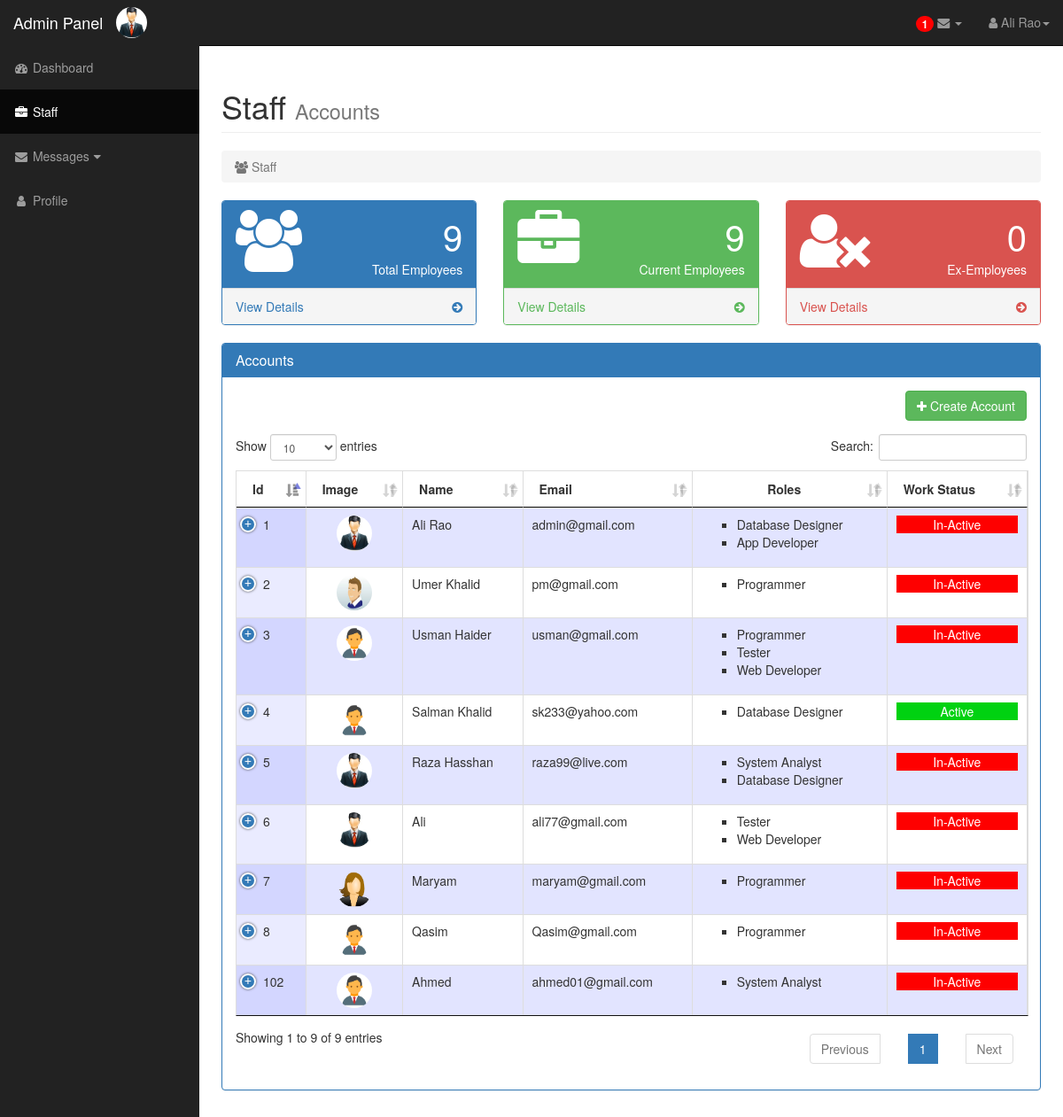
The app's page /PPS/Admin/staff.php (signed in) with its own data.
### tables this page shows
CREATE TABLE IF NOT EXISTS `employee` (
  `empId` int(15) NOT NULL AUTO_INCREMENT,
  `empName` varchar(255) NOT NULL,
  `password` varchar(255) NOT NULL,
  `gender` varchar(255) NOT NULL,
  `cnic` varchar(255) NOT NULL,
  `dob` date NOT NULL,
  `regDate` date NOT NULL,
  `address` varchar(255) NOT NULL,
  `email` varchar(255) NOT NULL,
  `contactNo` varchar(255) NOT NULL,
  `salary` varchar(255) NOT NULL,
  `jobStatus` varchar(255) NOT NULL,
  `workStatus` varchar(255) NOT NULL,
  `image` varchar(255) NOT NULL,
  `position` varchar(255) NOT NULL,
  PRIMARY KEY (`empId`),
  UNIQUE KEY `cnic` (`cnic`,`email`)
);

CREATE TABLE IF NOT EXISTS `role` (
  `roleId` int(15) NOT NULL,
  `roleName` varchar(100) NOT NULL,
  PRIMARY KEY (`roleId`,`roleName`)
);

### PPS/Admin/staff.php (the view, shortened to what this page needs)
 <!DOCTYPE html>
<html lang="en">
<head>
		<link href="../css/bootstrap.min.css" rel="stylesheet">
		<link href="../css/sb-admin.css" rel="stylesheet">
		<link href="../css/plugins/morris.css" rel="stylesheet">
		<link href="../font-awesome/css/font-awesome.min.css" rel="stylesheet" type="text/css">
		<link rel="stylesheet" href="../css/dataTables.bootstrap.min.css" />
		<link rel="stylesheet" type="text/css" href="../css/jquery.dataTables.css">
	    <link rel="stylesheet" href="../css/jquery.dataTables.min.css">
        <link rel="stylesheet" href="../css/dataTables.bootstrap.min.css">
		<link rel="stylesheet" href="../css/fixedHeader.bootstrap.min.css">
		<link rel="stylesheet" href="../css/responsive.bootstrap.min.css">
		<link rel="stylesheet" href="../css/badge.css">
</head>
<body>
    <div id="wrapper">
        <nav class="navbar navbar-inverse navbar-fixed-top" role="navigation">
            <div class="navbar-header">
                <a class="navbar-brand" href="dashboard.php">Admin Panel</a>
					<?php
				   include("config.php");
										if(isset($_SESSION['username']))  {
										$query = "SELECT * FROM `employee` WHERE empId='".$_SESSION['id']."' ";
											   $result = mysqli_query($connect, $query);
										        $row2 = mysqli_fetch_array($result);
										}
										?>
				<img class="img-circle pull-right" src="<?php echo $row2["image"]; ?>" width="35px" height="35px" style='  margin-top:8px;'/></div>
            <ul class="nav navbar-right top-nav">
                 <li class="dropdown">
                   <a href="#" class="dropdown-toggle" data-toggle="dropdown">
				   <?php
				   include("config.php");
										if(isset($_SESSION['username']))  {
				    $query = "SELECT * FROM `inbox` WHERE receiver='".$_SESSION['id']."' AND open='0' ";
											   $result = mysqli_query($connect, $query);
										       $count2 = mysqli_num_rows($result);
										}
										if($count2>0)
								   {
									 echo' <span class="badge badge-notify">';
									  echo $count2;
									  echo' </span>';
								   }
								else{
									echo' <span>';
									  echo' </span>';
								}
				   ?>
				<i class="fa fa-envelope"></i> <b class="caret"></b></a>
                </li>
                <li class="dropdown">
                    <a href="#" class="dropdown-toggle" data-toggle="dropdown"><i class="fa fa-user"></i>
					<?php if(isset($_SESSION['username']))
                {
                 echo $_SESSION['name'];
                }
                 ?><b class="caret"></b></a>
                </li>
            </ul>
            <div class="collapse navbar-collapse navbar-ex1-collapse">
                <ul class="nav navbar-nav side-nav">
                    <li >
                        <a id="dash_board" href="#" onclick='return false;'><i class="fa fa-fw fa-dashboard"></i> Dashboard</a>
                    </li>
					<li class="active">
                        <a href="staff.php"><i class="fa fa-fw fa-briefcase"></i> Staff</a>
                    </li>
					  <li>
                        <a href="javascript:;" data-toggle="collapse" data-target="#demo"><i class="fa fa-fw fa-envelope"></i> Messages<i class="fa fa-fw fa-caret-down"></i></a>
                    </li>
					 <li >
                        <a href="profile.php"><i class="fa fa-fw fa-user"></i> Profile</a>
                    </li>
                </ul>
            </div>
        </nav>
        <div id="page-wrapper">
            <div class="container-fluid">
                <div class="row">
                    <div class="col-lg-12">
                        <h1 class="page-header">
                            Staff <small>Accounts</small>
                        </h1>
                        <ol class="breadcrumb">
                            <li class="active">
                                <i class="fa fa-users"></i> Staff                            </li>
                        </ol>
                    </div>
                </div>
                <?php
                                               include("config.php");
											   $query = "SELECT * FROM employee";
											   $result = mysqli_query($connect, $query);
										       $count1 = mysqli_num_rows($result);
											   $query = "SELECT * FROM employee WHERE jobStatus='Employee'";
											   $result = mysqli_query($connect, $query);
										       $count2 = mysqli_num_rows($result);
											   $query = "SELECT * FROM employee WHERE jobStatus='Ex-Employee'";
											   $result = mysqli_query($connect, $query);
										       $count3 = mysqli_num_rows($result);
										?>
                <div class="row">
                    <div class="col-lg-4 col-md-6">
                        <div class="panel panel-primary">
                            <div class="panel-heading">
                                <div class="row">
                                    <div class="col-xs-3">
                                        <i class="fa fa-users fa-5x"></i>
                                    </div>
                                    <div class="col-xs-9 text-right">
									<div class="huge" id="total"><?php  echo $count1;?></div>
                                        <div>Total Employees</div>
                                    </div>
                                </div>
                            </div>
                            <a href="#" id="total_emp" onclick='return false;'>
                                <div class="panel-footer">
                                    <span class="pull-left">View Details</span>
                                    <span class="pull-right"><i class="fa fa-arrow-circle-right"></i></span>
                                    <div class="clearfix"></div>
                                </div>
                            </a>
                        </div>
                    </div>
                    <div class="col-lg-4 col-md-6">
                        <div class="panel panel-green">
                            <div class="panel-heading">
                                <div class="row">
                                    <div class="col-xs-3">
                                        <i class="fa fa-briefcase fa-5x"></i>
                                    </div>
                                    <div class="col-xs-9 text-right">
									<div class="huge" id="cur"><?php  echo $count2;?></div>
                                        <div>Current Employees</div>
                                    </div>
                                </div>
                            </div>
                            <a href="#" id="current_emp" onclick='return false;'>
                                <div class="panel-footer">
                                    <span class="pull-left">View Details</span>
                                    <span class="pull-right"><i class="fa fa-arrow-circle-right"></i></span>
                                    <div class="clearfix"></div>
                                </div>
                            </a>
                        </div>
                    </div>
                    <div class="col-lg-4 col-md-6">
                        <div class="panel panel-red" >
                            <div class="panel-heading">
                                <div class="row">
                                    <div class="col-xs-3">
                                        <i class="fa fa-user-times fa-5x" ></i>
                                    </div>
                                    <div class="col-xs-9 text-right">
										<div class="huge" id="ex"><?php  echo $count3;?></div>
                                        <div>Ex-Employees</div>
                                    </div>
                                </div>
                            </div>
                            <a href="#" id="ex_emp" onclick='return false;'>
                                <div class="panel-footer">
                                    <span class="pull-left">View Details</span>
                                    <span class="pull-right"><i class="fa fa-arrow-circle-right"></i></span>
                                    <div class="clearfix"></div>
                                </div>
                            </a>
                        </div>
                    </div>
                </div>
                <div class="row">
								<div id="employee_table">
								<div class="col-lg-12">
						    <div class="panel panel-primary" >
                            <div class="panel-heading">
                                <h3 class="panel-title"></i>Accounts</h3>
                            </div>
                            <div class="panel-body">
					  <form>
					  <div class="row">
						<div class="col-lg-12">
							 <div class="form-group pull-right">
						   <button type="button" name="age" id="age" data-toggle="modal" data-target="#add_data_Modal" class="btn btn-success"><i class="fa fa-plus"></i> Create Account</button>
						</div> </div> </div>
                     </form>
	<table id="example" class="table table-striped table-bordered dt-responsive nowrap" cellspacing="0" width="100%">
    <thead>
            <tr>
                     <th>Id</th>
					 <th>Image</th>
                     <th>Name</th>
                     <th>Email</th>
                     <th><center>Roles</center></th>
                     <th>Work Status</th>
                  </tr>
        </thead>
        <tbody>
		 <?php
		  include("config.php");
		   $query = "SELECT * FROM employee  ";
		   $result = mysqli_query($connect, $query);
                     while($row = mysqli_fetch_array($result))
                     {
                     ?>
                  <tr>
                      <td><?php echo $row["empId"]; ?></td>
					  <td><center> <img class="img-circle" src=" <?php echo $row['image'];?> " width="40px" height="40px" /></center></td>
                      <td><?php echo $row["empName"]; ?></td>
                     <td><?php echo $row["email"]; ?></td>
                     <td><ul style="list-style-type:square">
					 <?php
					  $query2 = "SELECT * FROM employeeroles  WHERE empId='".$row["empId"]."'";
					 $result2 = mysqli_query($connect, $query2);
                     while($row2 = mysqli_fetch_array($result2))
                     {$query21 = "SELECT * FROM role  WHERE roleId='".$row2["roleId"]."'";
					 $result21 = mysqli_query($connect, $query21);
                     while($row21 = mysqli_fetch_array($result21))
                     {
					echo '<li>'.$row21["roleName"].'</li>';
					 }
					 }
					 ?></ul></td>
                     <td ><center><?php
					 if($row["workStatus"]=='Active')
					 {
					 echo '<p  style="background-color: #00D211; color:white">'.$row["workStatus"].'</p>';
					 }
					 else  if($row["workStatus"]=='In-Active'){
						 echo '<p  style="background-color: #FE0000; color:white">'.$row["workStatus"].'</p>';
					 }
					 else{
						 echo '<p  style="background-color: #FDC305; color:white">'.$row["workStatus"].'</p>';
					 }
					 ?> </center></td>
			   </tr>
				  <?php
                     }
                     ?>
			</tbody>
    </table>
		</div>
                            </div>
							</div>
                        </div>
                    </div>
                </div>
            </div>
        </div>
</body>
</html>

### PPS/css/sb-admin.css (style rules this page uses)
body { margin-top: 100px; background-color: #222; }
@media (min-width:768px) { body { margin-top: 50px; } }
#wrapper { padding-left: 0; }
#page-wrapper { width: 100%; padding: 0; background-color: #fff; }
.huge { font-size: 50px; line-height: normal; }
@media (min-width:768px) { #wrapper { padding-left: 225px; } }
@media (min-width:768px) { #page-wrapper { padding: 10px; } }
.top-nav { padding: 0 15px; }
.top-nav>li { display: inline-block; float: left; }
.top-nav>li>a { padding-top: 15px; padding-bottom: 15px; line-height: 20px; color: #999; }
@media (min-width:768px) { .side-nav { position: fixed; top: 51px; left: 225px; width: 225px; margin-left: -225px; border: none; border-radius: 0; overflow-y: auto; background-color: #222; bottom: 0; overflow-x: hidden; padding-bottom: 40px; } }
@media (min-width:768px) { .side-nav>li>a { width: 225px; } }
.huge { font-size: 40px; }
.panel-green { border-color: #5cb85c; }
.panel-green > .panel-heading { border-color: #5cb85c; color: #fff; background-color: #5cb85c; }
.panel-green > a { color: #5cb85c; }
.panel-red { border-color: #d9534f; }
.panel-red > .panel-heading { border-color: #d9534f; color: #fff; background-color: #d9534f; }
.panel-red > a { color: #d9534f; }

### PPS/css/badge.css (style rules this page uses)
.badge-notify { background:red; position:relative; }

### records on screen
employee: image (picture), empId "1", empName "Ali Rao", email "admin@gmail.com", workStatus "In-Active"
role: roleName "Database Designer"
role: roleName "App Developer"
employee: empId "2", image (picture), empName "Umer Khalid", email "pm@gmail.com", workStatus "In-Active"
role: roleName "Programmer"
employee: empId "3", image (picture), empName "Usman Haider", email "usman@gmail.com", workStatus "In-Active"
role: roleName "Tester"
role: roleName "Web Developer"
employee: empId "4", image (picture), empName "Salman Khalid", email "sk233@yahoo.com", workStatus "Active"
employee: empId "5", image (picture), empName "Raza Hasshan", email "raza99@live.com", workStatus "In-Active"
role: roleName "System Analyst"
employee: empId "6", image (picture), empName "Ali", email "ali77@gmail.com", workStatus "In-Active"
employee: empId "7", image (picture), empName "Maryam", email "maryam@gmail.com", workStatus "In-Active"
employee: empId "8", image (picture), empName "Qasim", email "Qasim@gmail.com", workStatus "In-Active"
employee: empId "102", image (picture), empName "Ahmed", email "ahmed01@gmail.com", workStatus "In-Active"

### other values on screen
$count2 "1"
$_SESSION['name'] "Ali Rao"
$count1 "9"
$count2 "9"
$count3 "0"
